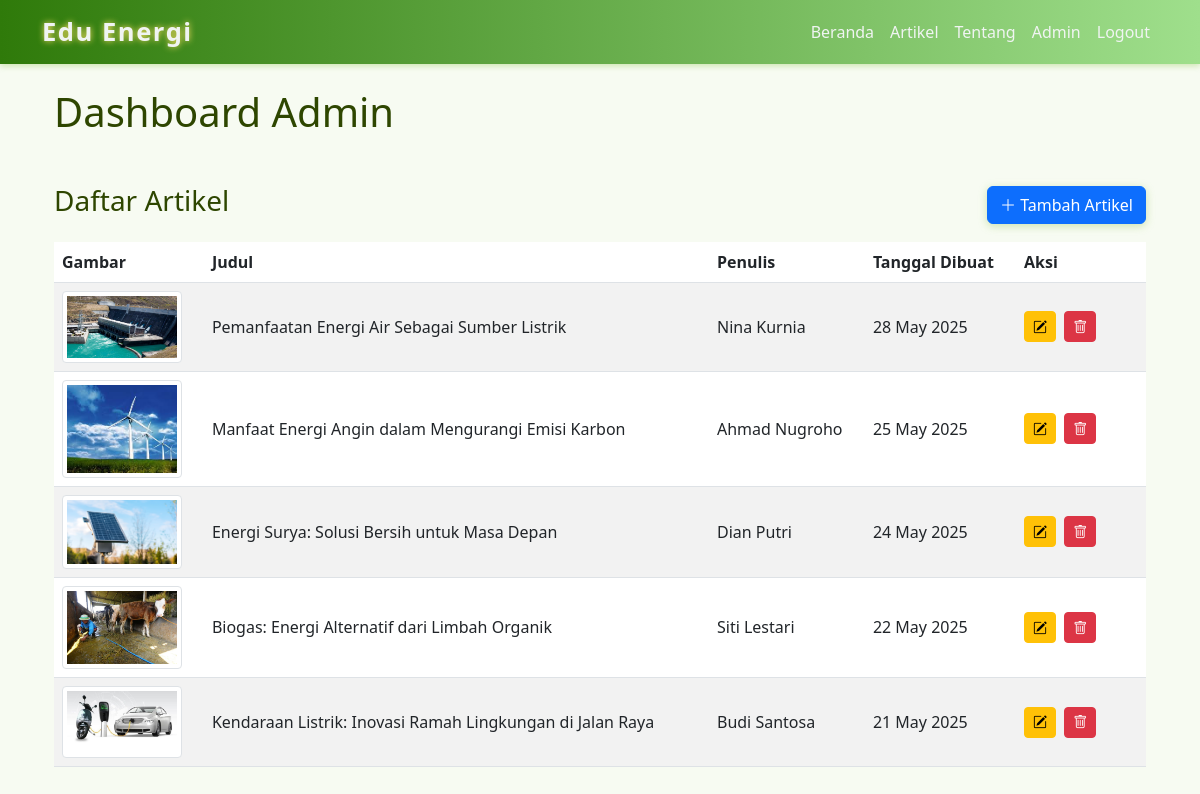
Page /admin/dashboard.php (signed in) on the committed database.
### tables this page shows
CREATE TABLE `articles` (
  `id` int(11) NOT NULL,
  `title` varchar(255) NOT NULL,
  `author` varchar(100) NOT NULL,
  `content` text NOT NULL,
  `image` varchar(255) DEFAULT NULL,
  `created_at` datetime NOT NULL DEFAULT current_timestamp()
);

### inc/functions.php (called while the page is built, shortened)
<?php
function get_articles($conn) {
    $sql = "SELECT id, title, author, content, image, created_at FROM articles ORDER BY created_at DESC";
    $result = $conn->query($sql);
    $articles = [];
    if ($result) {
        while($row = $result->fetch_assoc()) {
            $articles[] = $row;
        }
    }
    return $articles;
}
?>

### admin/dashboard.php (the view, shortened to what this page needs)
<?php
include '../inc/config.php';
require_once '../inc/functions.php';
$articles = get_articles($conn);
include '../inc/header.php';
?>
<!DOCTYPE html>
<html lang="id">
<head>
<link href="https://cdn.jsdelivr.net/npm/bootstrap@5.3.0/dist/css/bootstrap.min.css" rel="stylesheet" />
<link href="https://cdn.jsdelivr.net/npm/bootstrap-icons@1.10.5/font/bootstrap-icons.css" rel="stylesheet" />
</head>
<body>
<div class="container">
    <h1 class="mb-4">Dashboard Admin</h1>
    <br>
    <div class="d-flex justify-content-between align-items-center mb-3">
        <h3>Daftar Artikel</h3>
        <a href="?edit=new" class="btn btn-primary">
            <i class="bi bi-plus-lg btn-success"></i> Tambah Artikel
        </a>
    </div>
    <?php if (empty($articles)): ?>
    <p>Belum ada artikel yang tersedia.</p>
    <?php else: ?>
    <div class="table-responsive">
    <table class="table table-striped align-middle">
        <thead>
            <tr>
                <th>Gambar</th>
                <th>Judul</th>
                <th>Penulis</th>
                <th>Tanggal Dibuat</th>
                <th style="width: 130px;">Aksi</th>
            </tr>
        </thead>
        <tbody>
            <?php foreach($articles as $art): ?>
            <tr>
                <td>
                    <?php if ($art['image']): ?>
                        <img src="../uploads/<?php echo htmlspecialchars($art['image']); ?>" alt="Gambar Artikel" class="img-thumbnail" />
                    <?php else: ?>
                        <span class="text-muted fst-italic">Tidak ada</span>
                    <?php endif; ?>
                </td>
                <td><?php echo htmlspecialchars($art['title']); ?></td>
                <td><?php echo htmlspecialchars($art['author']); ?></td>
                <td><?php echo date('d M Y', strtotime($art['created_at'])); ?></td>
                <td>
                    <a href="?edit=<?php echo intval($art['id']); ?>" class="btn btn-sm btn-warning me-1" title="Edit">
                        <i class="bi bi-pencil-square"></i>
                    </a>
                    <form method="post" action="" class="d-inline" onsubmit="return confirm('Yakin ingin menghapus artikel ini?');">
                        <button type="submit" name="delete_article" value="<?php echo intval($art['id']); ?>" class="btn btn-sm btn-danger" title="Hapus">
                            <i class="bi bi-trash"></i>
                        </button>
                    </form>
                </td>
            </tr>
            <?php endforeach; ?>
        </tbody>
    </table>
    </div>
    <?php endif; ?>
</div>
</body>
</html>

### inc/header.php (style rules this page uses)
:root { --green-primary: #2f7a0a; --green-light: #9fdf8c; --yellow-primary: #ffe066; --yellow-dark: #ffb703; --text-dark: #2e4600; --bg-light: #f7fbf2; --shadow-color: rgba(139, 195, 74, 0.4); }
body { font-family: 'Poppins', sans-serif; background: var(--bg-light); color: var(--text-dark); scroll-behavior: smooth; }
.btn-primary { background: var(--green-primary); border-color: var(--green-primary); font-weight: 600; box-shadow: 0 2px 8px var(--shadow-color); transition: background 0.3s ease; }

### admin/dashboard.php (style rules this page uses)
body { background-color: #f7fbf2; color: #2e4600; }
.table thead { background-color: #9fdf8c; color: #2f7a0a; }
.img-thumbnail { max-width: 120px; height: auto; object-fit: cover; border-radius: 4px; }

### rows in the picture
articles: image (picture), title "Pemanfaatan Energi Air Sebagai Sumber Listrik", author "Nina Kurnia", created_at "28 May 2025", $art['id'] 5 (drawn)
articles: image (picture), title "Manfaat Energi Angin dalam Mengurangi Emisi Karbon", author "Ahmad Nugroho", created_at "25 May 2025", $art['id'] 2 (drawn)
articles: image (picture), title "Energi Surya: Solusi Bersih untuk Masa Depan", author "Dian Putri", created_at "24 May 2025", $art['id'] 1 (drawn)
articles: image (picture), title "Biogas: Energi Alternatif dari Limbah Organik", author "Siti Lestari", created_at "22 May 2025", $art['id'] 3 (drawn)
articles: image (picture), title "Kendaraan Listrik: Inovasi Ramah Lingkungan di Jalan Raya", author "Budi Santosa", created_at "21 May 2025", $art['id'] 4 (drawn)
